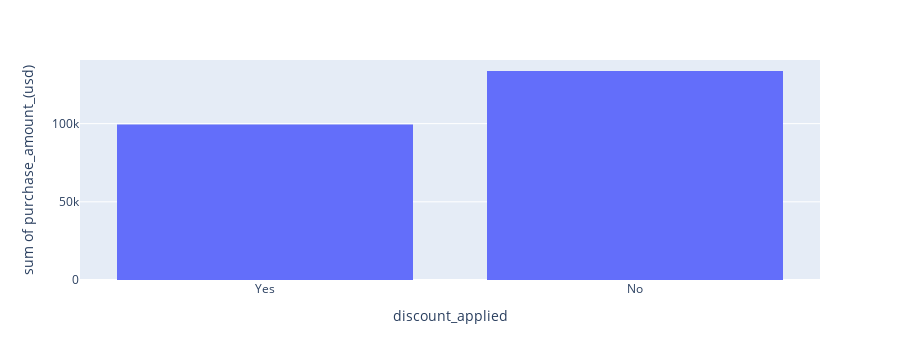

The notebook cell this image was saved under:
### Code cell
px.histogram(df , x = 'discount_applied' , y = 'purchase_amount_(usd)')

### Figure 1 — Plotly figure (JSON) as saved in the notebook; plotly's stock layout.template omitted (floating-point values rounded to 4 significant figures; data arrays with more than 128 entries replaced by an {"elided": "..."} marker saying what was removed)
{"data": [{"alignmentgroup": "True", "bingroup": "x", "histfunc": "sum", "hovertemplate": "discount_applied=%{x}<br>sum of purchase_amount_(usd)=%{y}<extra></extra>", "legendgroup": "", "marker": {"color": "#636efa", "pattern": {"shape": ""}}, "name": "", "offsetgroup": "", "orientation": "v", "showlegend": false, "type": "histogram", "x": {"elided": "3900 str values"}, "xaxis": "x", "y": {"elided": "3900 int values"}, "yaxis": "y"}], "layout": {"barmode": "relative", "height": 360, "legend": {"tracegroupgap": 0}, "margin": {"t": 60}, "xaxis": {"anchor": "y", "autorange": true, "domain": [0, 1], "range": [-0.5, 1.5], "title": {"text": "discount_applied"}, "type": "category"}, "yaxis": {"anchor": "x", "autorange": true, "domain": [0, 1], "range": [0, 140700.0], "title": {"text": "sum of purchase_amount_(usd)"}, "type": "linear"}}}
